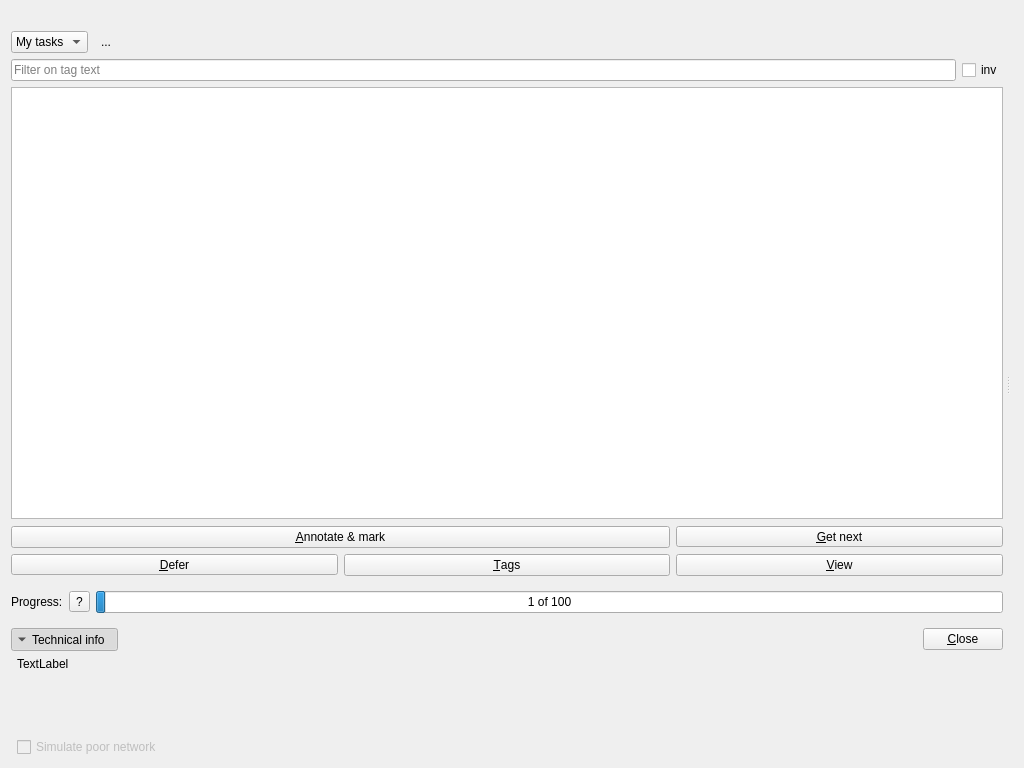
<?xml version="1.0" encoding="UTF-8"?>
<ui version="4.0">
 <author>
  Copyright (C) 2018-2025 The Plom Project Developers
  SPDX-License-Identifier: AGPL-3.0-or-later
 </author>
 <class>MarkerWindow</class>
 <widget class="QWidget" name="MarkerWindow">
  <property name="windowModality">
   <enum>Qt::WindowModality::WindowModal</enum>
  </property>
  <property name="geometry">
   <rect>
    <x>0</x>
    <y>0</y>
    <width>1024</width>
    <height>768</height>
   </rect>
  </property>
  <property name="windowTitle">
   <string>Mark papers</string>
  </property>
  <layout class="QHBoxLayout" name="horizontalLayout">
   <item>
    <widget class="QSplitter" name="splitter">
     <property name="orientation">
      <enum>Qt::Orientation::Horizontal</enum>
     </property>
     <property name="handleWidth">
      <number>10</number>
     </property>
     <property name="childrenCollapsible">
      <bool>false</bool>
     </property>
     <widget class="QFrame" name="frame">
      <property name="frameShape">
       <enum>QFrame::Shape::NoFrame</enum>
      </property>
      <property name="frameShadow">
       <enum>QFrame::Shadow::Plain</enum>
      </property>
      <layout class="QVBoxLayout" name="verticalLayout">
       <property name="leftMargin">
        <number>0</number>
       </property>
       <property name="topMargin">
        <number>0</number>
       </property>
       <property name="rightMargin">
        <number>0</number>
       </property>
       <property name="bottomMargin">
        <number>0</number>
       </property>
       <item>
        <widget class="QLabel" name="labelTasks">
         <property name="text">
          <string notr="true">&lt;Tasks&gt;</string>
         </property>
        </widget>
       </item>
       <item>
        <widget class="QFrame" name="tableBox">
         <property name="sizePolicy">
          <sizepolicy hsizetype="Preferred" vsizetype="Expanding">
           <horstretch>0</horstretch>
           <verstretch>1</verstretch>
          </sizepolicy>
         </property>
         <layout class="QVBoxLayout" name="verticalLayout_2">
          <property name="leftMargin">
           <number>0</number>
          </property>
          <property name="topMargin">
           <number>0</number>
          </property>
          <property name="rightMargin">
           <number>0</number>
          </property>
          <property name="bottomMargin">
           <number>0</number>
          </property>
          <item>
           <widget class="QFrame" name="frameFilter">
            <layout class="QHBoxLayout" name="horizontalLayout_2">
             <property name="leftMargin">
              <number>0</number>
             </property>
             <property name="topMargin">
              <number>0</number>
             </property>
             <property name="rightMargin">
              <number>0</number>
             </property>
             <property name="bottomMargin">
              <number>0</number>
             </property>
             <item>
              <widget class="QComboBox" name="tasksComboBox">
               <item>
                <property name="text">
                 <string>My tasks</string>
                </property>
               </item>
               <item>
                <property name="text">
                 <string>All tasks</string>
                </property>
               </item>
              </widget>
             </item>
             <item>
              <widget class="QToolButton" name="refreshTaskListButton">
               <property name="text">
                <string>...</string>
               </property>
               <property name="autoRaise">
                <bool>true</bool>
               </property>
              </widget>
             </item>
             <item>
              <spacer name="horizontalSpacer_2">
               <property name="orientation">
                <enum>Qt::Orientation::Horizontal</enum>
               </property>
               <property name="sizeType">
                <enum>QSizePolicy::Policy::MinimumExpanding</enum>
               </property>
               <property name="sizeHint" stdset="0">
                <size>
                 <width>16</width>
                 <height>8</height>
                </size>
               </property>
              </spacer>
             </item>
            </layout>
           </widget>
          </item>
          <item>
           <widget class="QFrame" name="frameFilter2">
            <layout class="QHBoxLayout" name="horizontalLayout_3">
             <property name="leftMargin">
              <number>0</number>
             </property>
             <property name="topMargin">
              <number>0</number>
             </property>
             <property name="rightMargin">
              <number>0</number>
             </property>
             <property name="bottomMargin">
              <number>0</number>
             </property>
             <item>
              <widget class="QLineEdit" name="filterLE">
               <property name="sizePolicy">
                <sizepolicy hsizetype="MinimumExpanding" vsizetype="Fixed">
                 <horstretch>0</horstretch>
                 <verstretch>0</verstretch>
                </sizepolicy>
               </property>
               <property name="focusPolicy">
                <enum>Qt::FocusPolicy::StrongFocus</enum>
               </property>
               <property name="maxLength">
                <number>256</number>
               </property>
               <property name="placeholderText">
                <string>Filter on tag text</string>
               </property>
               <property name="clearButtonEnabled">
                <bool>true</bool>
               </property>
              </widget>
             </item>
             <item>
              <widget class="QCheckBox" name="filterInvCB">
               <property name="toolTip">
                <string>Invert filter</string>
               </property>
               <property name="text">
                <string>inv</string>
               </property>
              </widget>
             </item>
            </layout>
           </widget>
          </item>
          <item>
           <widget class="TaskTableView" name="tableView">
            <property name="sizePolicy">
             <sizepolicy hsizetype="Expanding" vsizetype="Expanding">
              <horstretch>0</horstretch>
              <verstretch>0</verstretch>
             </sizepolicy>
            </property>
            <property name="editTriggers">
             <set>QAbstractItemView::EditTrigger::NoEditTriggers</set>
            </property>
            <property name="selectionMode">
             <enum>QAbstractItemView::SelectionMode::SingleSelection</enum>
            </property>
            <property name="selectionBehavior">
             <enum>QAbstractItemView::SelectionBehavior::SelectRows</enum>
            </property>
            <property name="gridStyle">
             <enum>Qt::PenStyle::DotLine</enum>
            </property>
            <attribute name="verticalHeaderVisible">
             <bool>false</bool>
            </attribute>
           </widget>
          </item>
          <item>
           <widget class="QFrame" name="frame">
            <layout class="QGridLayout" name="gridLayout">
             <property name="leftMargin">
              <number>0</number>
             </property>
             <property name="topMargin">
              <number>1</number>
             </property>
             <property name="rightMargin">
              <number>0</number>
             </property>
             <property name="bottomMargin">
              <number>0</number>
             </property>
             <item row="0" column="0" colspan="2">
              <widget class="QPushButton" name="annButton">
               <property name="focusPolicy">
                <enum>Qt::FocusPolicy::NoFocus</enum>
               </property>
               <property name="text">
                <string>&amp;Annotate &amp;&amp; mark</string>
               </property>
               <property name="checkable">
                <bool>true</bool>
               </property>
              </widget>
             </item>
             <item row="1" column="1">
              <widget class="QPushButton" name="tagButton">
               <property name="focusPolicy">
                <enum>Qt::FocusPolicy::NoFocus</enum>
               </property>
               <property name="text">
                <string>&amp;Tags</string>
               </property>
              </widget>
             </item>
             <item row="1" column="2">
              <widget class="QPushButton" name="viewButton">
               <property name="text">
                <string>&amp;View</string>
               </property>
              </widget>
             </item>
             <item row="0" column="2">
              <widget class="QToolButton" name="getNextButton">
               <property name="sizePolicy">
                <sizepolicy hsizetype="Minimum" vsizetype="Fixed">
                 <horstretch>0</horstretch>
                 <verstretch>0</verstretch>
                </sizepolicy>
               </property>
               <property name="focusPolicy">
                <enum>Qt::FocusPolicy::NoFocus</enum>
               </property>
               <property name="text">
                <string>&amp;Get next</string>
               </property>
              </widget>
             </item>
             <item row="1" column="0">
              <widget class="QToolButton" name="deferButton">
               <property name="sizePolicy">
                <sizepolicy hsizetype="Minimum" vsizetype="Fixed">
                 <horstretch>0</horstretch>
                 <verstretch>0</verstretch>
                </sizepolicy>
               </property>
               <property name="focusPolicy">
                <enum>Qt::FocusPolicy::NoFocus</enum>
               </property>
               <property name="text">
                <string>&amp;Defer</string>
               </property>
              </widget>
             </item>
            </layout>
           </widget>
          </item>
         </layout>
        </widget>
       </item>
       <item>
        <widget class="QFrame" name="frameProgress">
         <layout class="QHBoxLayout" name="layoutProgress">
          <property name="leftMargin">
           <number>0</number>
          </property>
          <property name="rightMargin">
           <number>0</number>
          </property>
          <item>
           <widget class="QLabel" name="labelProgress">
            <property name="text">
             <string>Progress:</string>
            </property>
           </widget>
          </item>
          <item>
           <widget class="QToolButton" name="explainQuotaButton">
            <property name="text">
             <string>?</string>
            </property>
           </widget>
          </item>
          <item>
           <widget class="QProgressBar" name="mProgressBar">
            <property name="value">
             <number>1</number>
            </property>
            <property name="format">
             <string>%v of %m</string>
            </property>
           </widget>
          </item>
         </layout>
        </widget>
       </item>
       <item>
        <widget class="QFrame" name="frameClose">
         <layout class="QHBoxLayout" name="layoutClose">
          <property name="leftMargin">
           <number>0</number>
          </property>
          <property name="topMargin">
           <number>0</number>
          </property>
          <property name="rightMargin">
           <number>0</number>
          </property>
          <property name="bottomMargin">
           <number>0</number>
          </property>
          <item>
           <widget class="QToolButton" name="technicalButton">
            <property name="text">
             <string>Technical info</string>
            </property>
            <property name="checkable">
             <bool>true</bool>
            </property>
            <property name="checked">
             <bool>true</bool>
            </property>
            <property name="toolButtonStyle">
             <enum>Qt::ToolButtonStyle::ToolButtonTextBesideIcon</enum>
            </property>
            <property name="autoRaise">
             <bool>true</bool>
            </property>
            <property name="arrowType">
             <enum>Qt::ArrowType::DownArrow</enum>
            </property>
           </widget>
          </item>
          <item>
           <spacer name="horizontalSpacer">
            <property name="orientation">
             <enum>Qt::Orientation::Horizontal</enum>
            </property>
            <property name="sizeHint" stdset="0">
             <size>
              <width>40</width>
              <height>20</height>
             </size>
            </property>
           </spacer>
          </item>
          <item>
           <widget class="QPushButton" name="closeButton">
            <property name="focusPolicy">
             <enum>Qt::FocusPolicy::NoFocus</enum>
            </property>
            <property name="text">
             <string>&amp;Close</string>
            </property>
           </widget>
          </item>
         </layout>
        </widget>
       </item>
       <item>
        <widget class="QFrame" name="frameTechnical">
         <layout class="QVBoxLayout" name="verticalLayout_3">
          <property name="leftMargin">
           <number>6</number>
          </property>
          <property name="topMargin">
           <number>0</number>
          </property>
          <property name="rightMargin">
           <number>0</number>
          </property>
          <property name="bottomMargin">
           <number>0</number>
          </property>
          <item>
           <widget class="QLabel" name="labelTech1">
            <property name="text">
             <string>TextLabel</string>
            </property>
           </widget>
          </item>
          <item>
           <widget class="QLabel" name="labelTech2">
            <property name="text">
             <string/>
            </property>
           </widget>
          </item>
          <item>
           <widget class="QLabel" name="labelTech3">
            <property name="text">
             <string/>
            </property>
           </widget>
          </item>
          <item>
           <widget class="QLabel" name="labelTech4">
            <property name="text">
             <string/>
            </property>
           </widget>
          </item>
          <item>
           <widget class="QCheckBox" name="failmodeCB">
            <property name="enabled">
             <bool>false</bool>
            </property>
            <property name="text">
             <string>Simulate poor network</string>
            </property>
           </widget>
          </item>
         </layout>
        </widget>
       </item>
      </layout>
     </widget>
     <widget class="QFrame" name="paperBox">
      <property name="sizePolicy">
       <sizepolicy hsizetype="Expanding" vsizetype="Expanding">
        <horstretch>0</horstretch>
        <verstretch>0</verstretch>
       </sizepolicy>
      </property>
      <layout class="QVBoxLayout" name="paperBoxLayout">
       <property name="leftMargin">
        <number>0</number>
       </property>
       <property name="topMargin">
        <number>0</number>
       </property>
       <property name="rightMargin">
        <number>0</number>
       </property>
       <property name="bottomMargin">
        <number>0</number>
       </property>
      </layout>
     </widget>
    </widget>
   </item>
  </layout>
 </widget>
 <customwidgets>
  <customwidget>
   <class>TaskTableView</class>
   <extends>QTableView</extends>
   <header location="global">plomclient/client/task_table_view.h</header>
  </customwidget>
 </customwidgets>
 <tabstops>
  <tabstop>tableView</tabstop>
  <tabstop>closeButton</tabstop>
 </tabstops>
 <resources/>
 <connections/>
</ui>
